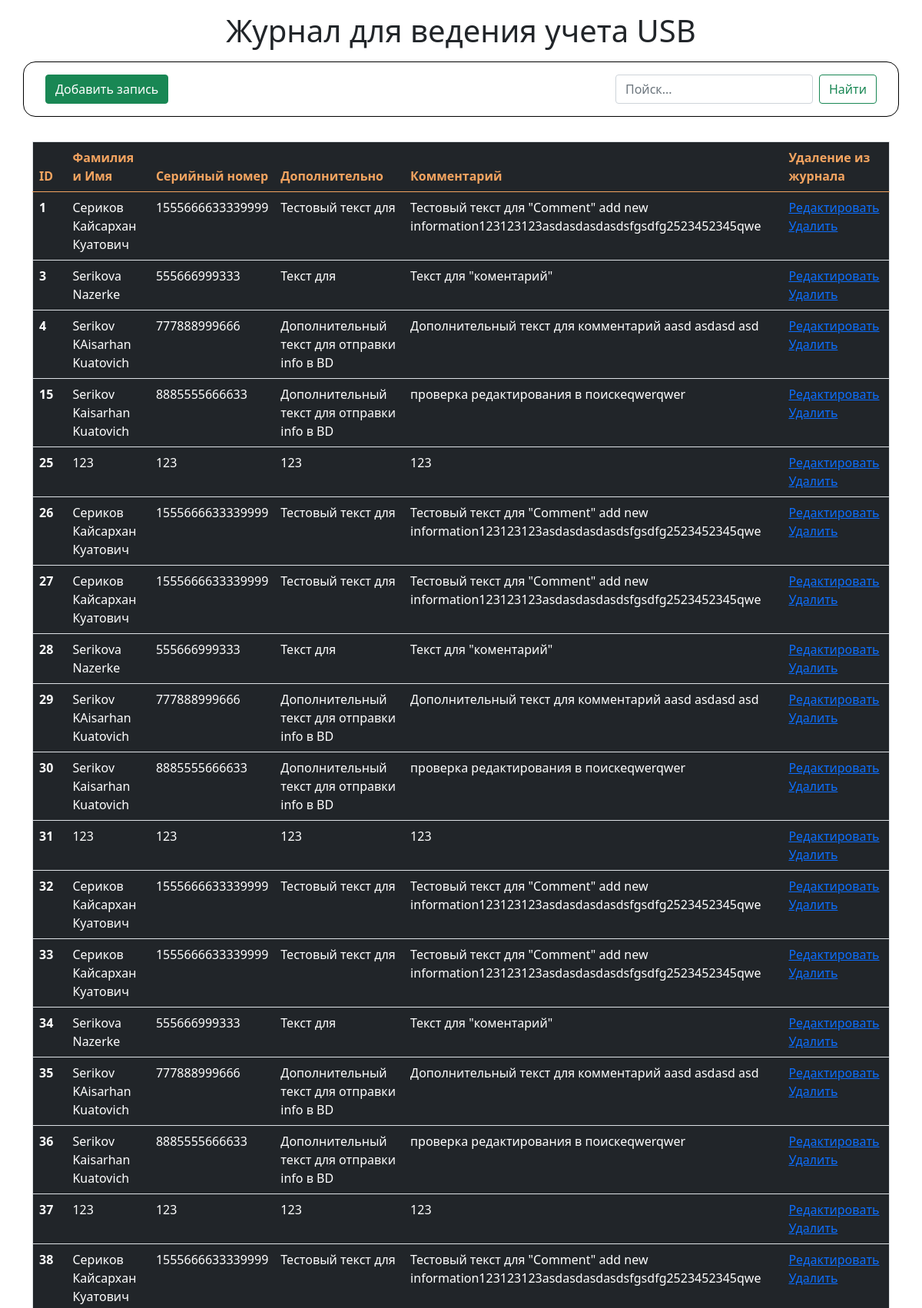
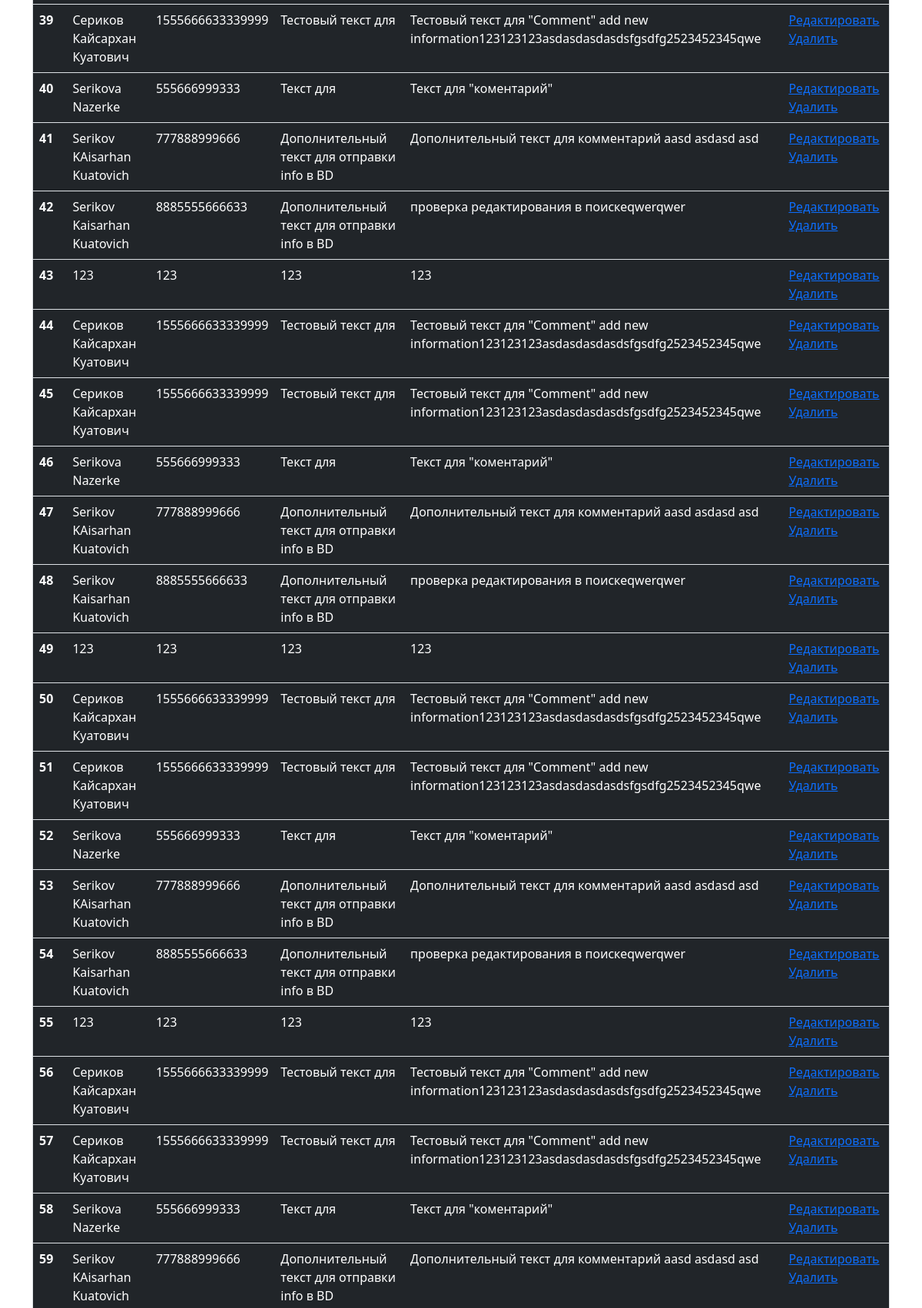
/admin/search.php (upper part), run on the app's committed database (2 pictures, top to bottom).
### tables this page shows
CREATE TABLE `jurnarelements` (
  `id` int UNSIGNED NOT NULL,
  `faim` varchar(255) NOT NULL,
  `serial` varchar(255) NOT NULL,
  `additionally` text,
  `comment` text
);

### admin/search.php (the view, shortened to what this page needs)
<?php
require_once 'config/db.php';
?>
<!doctype html>
<html lang="en">
<head>
    <link href="https://cdn.jsdelivr.net/npm/bootstrap@5.0.0-beta2/dist/css/bootstrap.min.css" rel="stylesheet">
    <link  href="/css/dist/style.css" rel="stylesheet">
</head>
<body>
<section class="form_add_elemets">
    <h1 class="Title_name">Журнал для ведения учета USB</h1>
    <div class="container form_buttons">
        <div class="add_del">
            <button type="button" class="btn btn-success" id="myInput" data-bs-toggle="modal" data-bs-target="#myModal" data-bs-whatever="@mdo">Добавить запись</button>
        </div>
            <div class="search">
                <form class="d-flex" method="get" action="adrc/searchLogic.php" id="search">
                    <input class="form-control me-2" type="search" name="search" placeholder="Пойск..." aria-label="Search">
                    <button type="submit" class="btn btn-outline-success">Найти</button>
                </form>
            </div>
    </div>
</section>
<section>
    <div class="container">
        <table class="table table-dark table-hover border">
            <thead>
            <tr>
                <th scope="col">ID</th>
                <th scope="col">Фамилия и Имя</th>
                <th scope="col">Серийный номер</th>
                <th scope="col">Дополнительно</th>
                <th scope="col">Комментарий</th>
                <th scope="col">Удаление из журнала</th>
            </tr>
            </thead>
            <tbody>
            <?php
            $jurnalTables = mysqli_query($connect, "SELECT * FROM `jurnarelements`");
            $jurnalTables = mysqli_fetch_all($jurnalTables);
            foreach ($jurnalTables as $jurnalTable ) {
                ?>
                <tr>
                    <th scope="row"><?= $jurnalTable[0]?></th>
                    <td><?= $jurnalTable[1]?></td>
                    <td><?= $jurnalTable[2]?></td>
                    <td><?= $jurnalTable[3]?></td>
                    <td><?= $jurnalTable[4]?></td>
                    <td>
                        <a href="update.php?id=<?= $jurnalTable[0] ?>">Редактировать</a>
                        <a href="adrc/delete.php?id=<?= $jurnalTable[0] ?>">Удалить</a>
                        </td>
                </tr>
                <?php
            }
            ?>
            </tbody>
        </table>
    </div>
</section>
</body>
</html>

### data on the page
jurnarelements: id "1", faim "Сериков Кайсархан Куатович", serial "1555666633339999", additionally "Тестовый текст для", comment "Тестовый текст для \"Comment\" add new information123123123asdasdasdasdsfgsdfg2523452345qwe"
jurnarelements: id "3", faim "Serikova Nazerke", serial "555666999333", additionally "Текст для", comment "Текст для \"коментарий\""
jurnarelements: id "4", faim "Serikov KAisarhan Kuatovich", serial "777888999666", additionally "Дополнительный текст для отправки info в BD", comment "Дополнительный текст для комментарий aasd asdasd asd"
jurnarelements: id "15", faim "Serikov Kaisarhan Kuatovich", serial "8885555666633", additionally "Дополнительный текст для отправки info в BD", comment "проверка редактирования в поискеqwerqwer"
jurnarelements: id "25", faim "123", serial "123", additionally "123", comment "123"
jurnarelements: id "26", faim "Сериков Кайсархан Куатович", serial "1555666633339999", additionally "Тестовый текст для", comment "Тестовый текст для \"Comment\" add new information123123123asdasdasdasdsfgsdfg2523452345qwe"
jurnarelements: id "27", faim "Сериков Кайсархан Куатович", serial "1555666633339999", additionally "Тестовый текст для", comment "Тестовый текст для \"Comment\" add new information123123123asdasdasdasdsfgsdfg2523452345qwe"
jurnarelements: id "28", faim "Serikova Nazerke", serial "555666999333", additionally "Текст для", comment "Текст для \"коментарий\""
jurnarelements: id "29", faim "Serikov KAisarhan Kuatovich", serial "777888999666", additionally "Дополнительный текст для отправки info в BD", comment "Дополнительный текст для комментарий aasd asdasd asd"
jurnarelements: id "30", faim "Serikov Kaisarhan Kuatovich", serial "8885555666633", additionally "Дополнительный текст для отправки info в BD", comment "проверка редактирования в поискеqwerqwer"
jurnarelements: id "31", faim "123", serial "123", additionally "123", comment "123"
jurnarelements: id "32", faim "Сериков Кайсархан Куатович", serial "1555666633339999", additionally "Тестовый текст для", comment "Тестовый текст для \"Comment\" add new information123123123asdasdasdasdsfgsdfg2523452345qwe"
jurnarelements: id "33", faim "Сериков Кайсархан Куатович", serial "1555666633339999", additionally "Тестовый текст для", comment "Тестовый текст для \"Comment\" add new information123123123asdasdasdasdsfgsdfg2523452345qwe"
jurnarelements: id "34", faim "Serikova Nazerke", serial "555666999333", additionally "Текст для", comment "Текст для \"коментарий\""
jurnarelements: id "35", faim "Serikov KAisarhan Kuatovich", serial "777888999666", additionally "Дополнительный текст для отправки info в BD", comment "Дополнительный текст для комментарий aasd asdasd asd"
jurnarelements: id "36", faim "Serikov Kaisarhan Kuatovich", serial "8885555666633", additionally "Дополнительный текст для отправки info в BD", comment "проверка редактирования в поискеqwerqwer"
jurnarelements: id "37", faim "123", serial "123", additionally "123", comment "123"
jurnarelements: id "38", faim "Сериков Кайсархан Куатович", serial "1555666633339999", additionally "Тестовый текст для", comment "Тестовый текст для \"Comment\" add new information123123123asdasdasdasdsfgsdfg2523452345qwe"
jurnarelements: id "39", faim "Сериков Кайсархан Куатович", serial "1555666633339999", additionally "Тестовый текст для", comment "Тестовый текст для \"Comment\" add new information123123123asdasdasdasdsfgsdfg2523452345qwe"
jurnarelements: id "40", faim "Serikova Nazerke", serial "555666999333", additionally "Текст для", comment "Текст для \"коментарий\""
jurnarelements: id "41", faim "Serikov KAisarhan Kuatovich", serial "777888999666", additionally "Дополнительный текст для отправки info в BD", comment "Дополнительный текст для комментарий aasd asdasd asd"
jurnarelements: id "42", faim "Serikov Kaisarhan Kuatovich", serial "8885555666633", additionally "Дополнительный текст для отправки info в BD", comment "проверка редактирования в поискеqwerqwer"
jurnarelements: id "43", faim "123", serial "123", additionally "123", comment "123"
jurnarelements: id "44", faim "Сериков Кайсархан Куатович", serial "1555666633339999", additionally "Тестовый текст для", comment "Тестовый текст для \"Comment\" add new information123123123asdasdasdasdsfgsdfg2523452345qwe"
jurnarelements: id "45", faim "Сериков Кайсархан Куатович", serial "1555666633339999", additionally "Тестовый текст для", comment "Тестовый текст для \"Comment\" add new information123123123asdasdasdasdsfgsdfg2523452345qwe"
jurnarelements: id "46", faim "Serikova Nazerke", serial "555666999333", additionally "Текст для", comment "Текст для \"коментарий\""
jurnarelements: id "47", faim "Serikov KAisarhan Kuatovich", serial "777888999666", additionally "Дополнительный текст для отправки info в BD", comment "Дополнительный текст для комментарий aasd asdasd asd"
jurnarelements: id "48", faim "Serikov Kaisarhan Kuatovich", serial "8885555666633", additionally "Дополнительный текст для отправки info в BD", comment "проверка редактирования в поискеqwerqwer"
jurnarelements: id "49", faim "123", serial "123", additionally "123", comment "123"
jurnarelements: id "50", faim "Сериков Кайсархан Куатович", serial "1555666633339999", additionally "Тестовый текст для", comment "Тестовый текст для \"Comment\" add new information123123123asdasdasdasdsfgsdfg2523452345qwe"
jurnarelements: id "51", faim "Сериков Кайсархан Куатович", serial "1555666633339999", additionally "Тестовый текст для", comment "Тестовый текст для \"Comment\" add new information123123123asdasdasdasdsfgsdfg2523452345qwe"
jurnarelements: id "52", faim "Serikova Nazerke", serial "555666999333", additionally "Текст для", comment "Текст для \"коментарий\""
jurnarelements: id "53", faim "Serikov KAisarhan Kuatovich", serial "777888999666", additionally "Дополнительный текст для отправки info в BD", comment "Дополнительный текст для комментарий aasd asdasd asd"
jurnarelements: id "54", faim "Serikov Kaisarhan Kuatovich", serial "8885555666633", additionally "Дополнительный текст для отправки info в BD", comment "проверка редактирования в поискеqwerqwer"
jurnarelements: id "55", faim "123", serial "123", additionally "123", comment "123"
jurnarelements: id "56", faim "Сериков Кайсархан Куатович", serial "1555666633339999", additionally "Тестовый текст для", comment "Тестовый текст для \"Comment\" add new information123123123asdasdasdasdsfgsdfg2523452345qwe"
jurnarelements: id "57", faim "Сериков Кайсархан Куатович", serial "1555666633339999", additionally "Тестовый текст для", comment "Тестовый текст для \"Comment\" add new information123123123asdasdasdasdsfgsdfg2523452345qwe"
jurnarelements: id "58", faim "Serikova Nazerke", serial "555666999333", additionally "Текст для", comment "Текст для \"коментарий\""
jurnarelements: id "59", faim "Serikov KAisarhan Kuatovich", serial "777888999666", additionally "Дополнительный текст для отправки info в BD", comment "Дополнительный текст для комментарий aasd asdasd asd"
